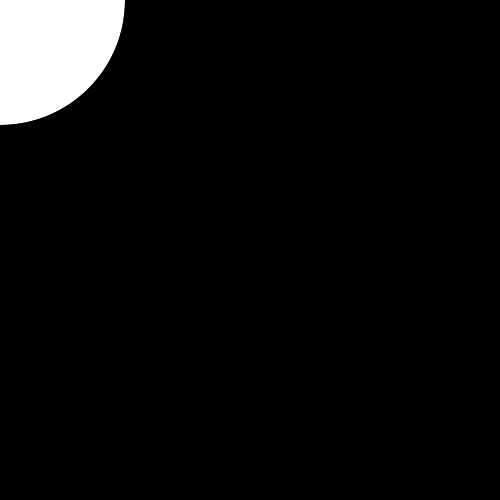
Frame 1 (no input)
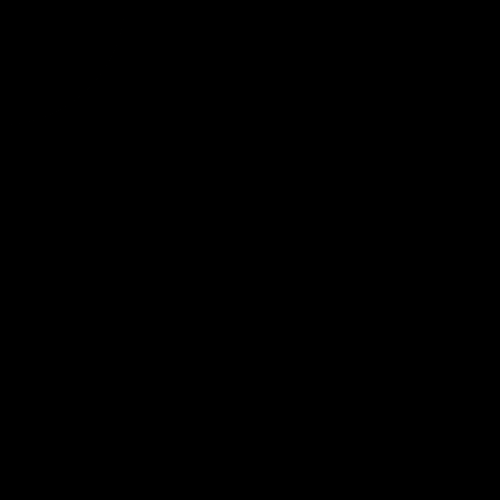
Frame 60 (the mouse pressed at the canvas centre just before this capture)
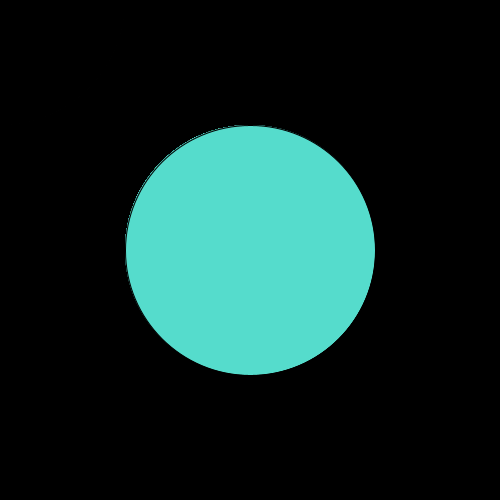
Frame 120 (the mouse held since frame 60 and released just before this capture)

The Processing sketch that drew these frames (run headless with seeded random() and noise(); from frame 60 on, the mouse is pressed at the canvas centre):

// Processing sketch: sketch_151202c
// ── sketch_151202c.pde
void setup(){            
size(500,500);
background(0,0,0);




}
void draw(){
ellipse(mouseX, mouseY, 250, 250);
if(mousePressed){
    fill(85,220,204);
    }
else{
fill(0,0,0);}

}
